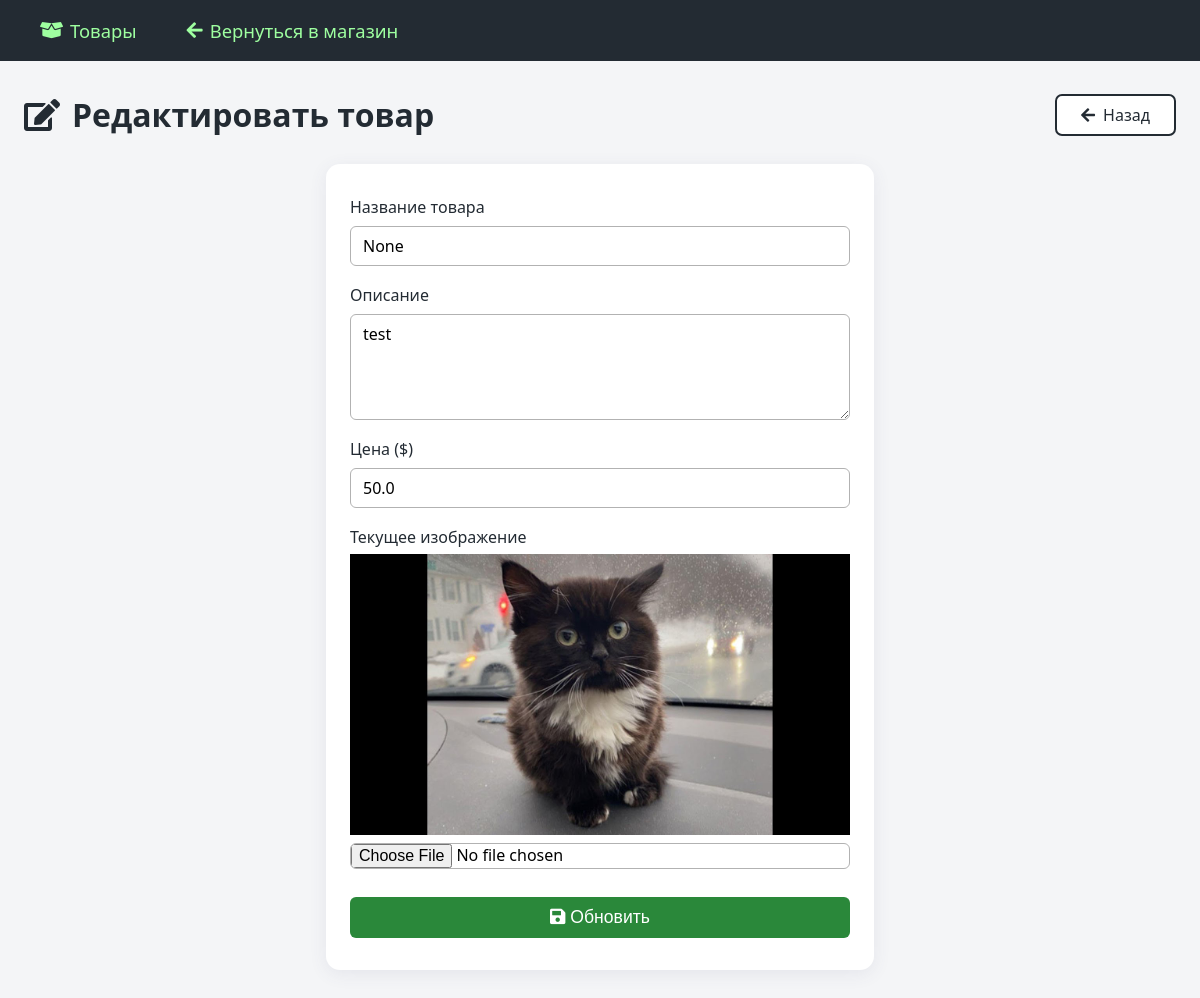
Before: /admin/products/edit/1 (signed in) with the older database file.
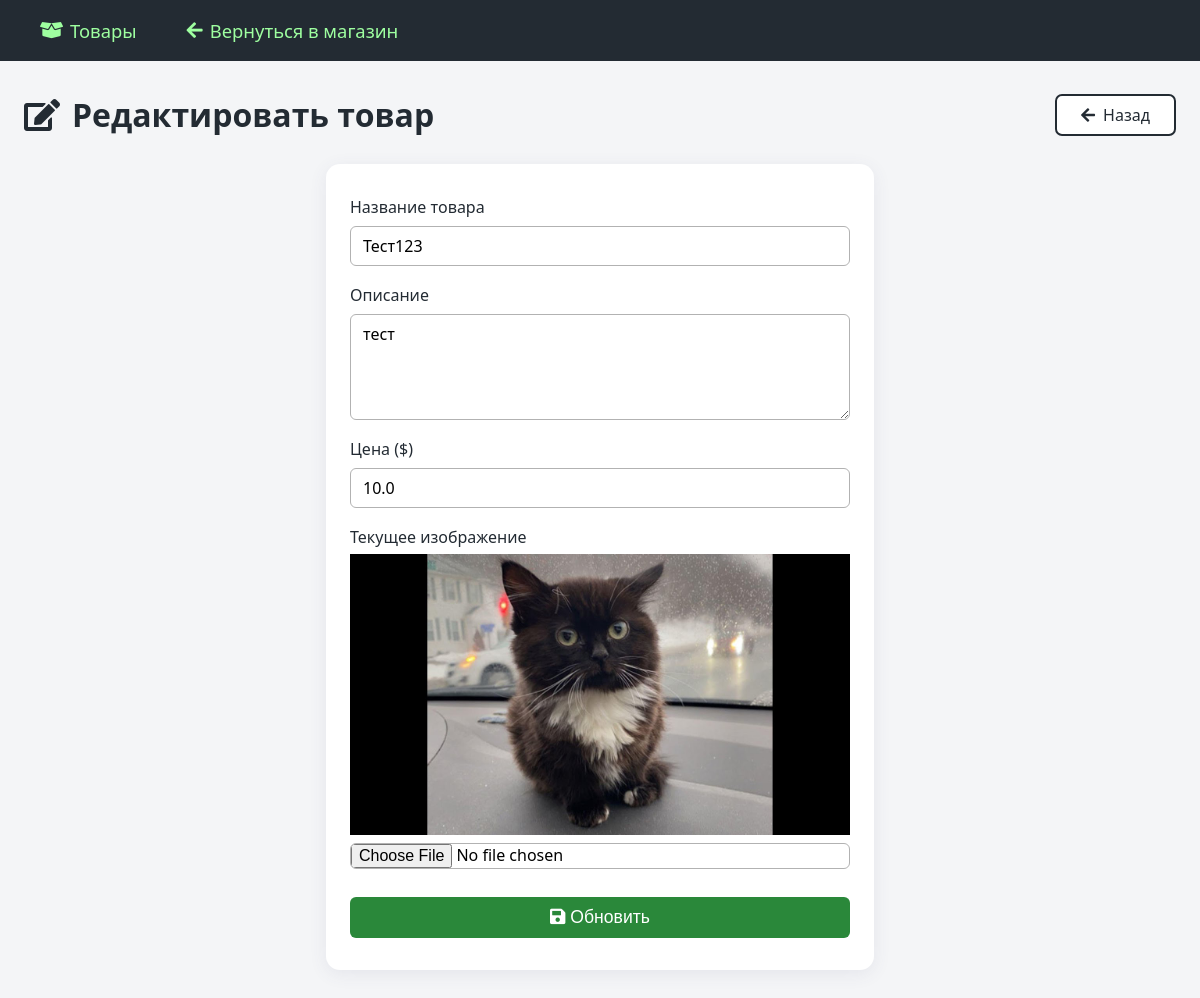
After: the same page with the newer database file.
### models.py (models this page shows)
class Product(db.Model):
    id = db.Column(db.Integer, primary_key=True)
    name = db.Column(db.String(100))
    description = db.Column(db.Text)
    price = db.Column(db.Float)
    image = db.Column(db.String(100))

### app.py (the view, shortened to what this page needs)
@app.route('/admin/products/edit/<int:id>', methods=['GET', 'POST'])
@login_required
def admin_edit_product(id):
    if not current_user.is_admin:
        flash('Доступ запрещен', 'danger')
        return redirect(url_for('index'))
    product = Product.query.get_or_404(id)
    form = ProductForm(obj=product)
    form.image.validators = []  # Убираем обязательность изображения
    return render_template('admin/edit_product.html', form=form, product=product)

### forms.py
class ProductForm(FlaskForm):
    class Meta:
        csrf = False
    name = StringField('Название', validators=[
        DataRequired(),
        Length(min=2, max=100)
    ])
    description = TextAreaField('Описание', validators=[
        DataRequired(),
        Length(max=500)
    ])
    price = FloatField('Цена', validators=[
        DataRequired(),
        validators.NumberRange(min=0.01)
    ])
    image = FileField('Изображение', validators=[
        FileAllowed(['jpg', 'jpeg', 'png', 'gif'], 'Только изображения!'),
        DataRequired()  # Обязательное поле для нового товара
    ])
    submit = SubmitField('Сохранить')

### app.py (called while the page is built)
@login_manager.user_loader
def load_user(user_id):
    return User.query.get(int(user_id))

### templates/admin/edit_product.html (shortened to what this page needs)
{% extends "admin/base_admin.html" %}
{% block content %}
    <div class="admin-header">
        <h1><i class="fas fa-edit"></i> Редактировать товар</h1>
        <a href="{{ url_for('admin_products') }}" class="btn btn-secondary">
            <i class="fas fa-arrow-left"></i> Назад
        </a>
    </div>
    <form method="POST" enctype="multipart/form-data" class="admin-form">
        <div class="form-group">
            <label>Название товара</label>
            {{ form.name(class="form-control", value=product.name, required=True) }}
        </div>
        <div class="form-group">
            <label>Описание</label>
            {{ form.description(class="form-control", rows=4) }}
        </div>
        <div class="form-group">
            <label>Цена ($)</label>
            {{ form.price(class="form-control", value=product.price, step="0.01", required=True) }}
        </div>
        <div class="form-group">
            <label>Текущее изображение</label>
            <img src="{{ url_for('static', filename=product.image) }}"
                 class="current-image"
                 alt="{{ product.name }}">
            {{ form.image(class="form-control-file") }}
        </div>
        <button type="submit" class="btn btn-primary">
            <i class="fas fa-save"></i> Обновить
        </button>
    </form>
{% endblock %}

Changed rows visible on the page:
changed Product: name "None" → "Тест123"; description "test" → "тест"; price "50.0" → "10.0"
